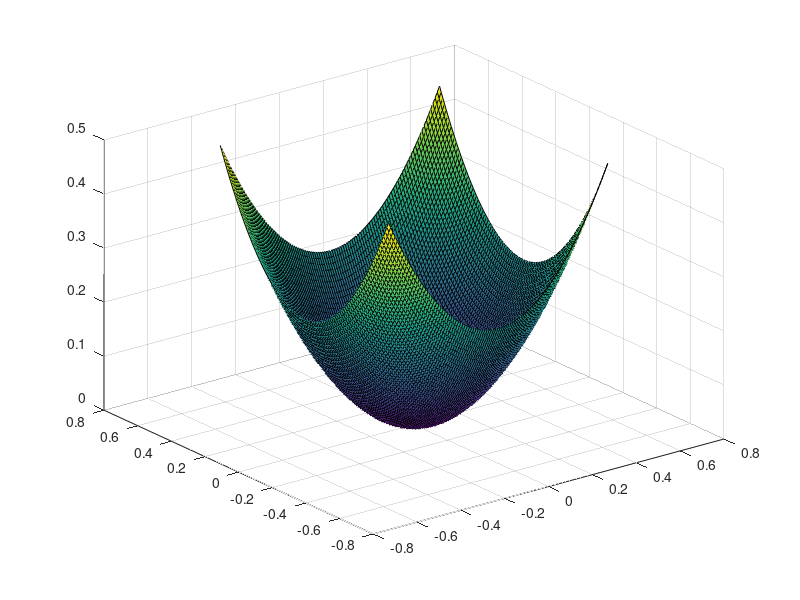

Reproduce this figure in MATLAB. (Note: this script raises an error after producing the figure.)
clear



x = linspace(-0.5, 0.5, 101);
y = x;
z = x;

[X1, Y1] = meshgrid(x, y);

[X2, Z2] = meshgrid(x, z);

[Y3, Z3] = meshgrid(y, z);

Z = zeros(size(X1));


s1 = surf(X1, Y1, Z);

axis(2 * [-1, 1, -1, 1, -1, 1])
axis square

dir = [0, 0, 1];

orig = [-0.5, -0.5, 0];

xline = orig(1) + dir(1) * [1, -1];
yline = orig(2) + dir(2) * [1, -1];
zline = orig(3) + dir(3) * [1, -1];

hold on

p1 = plot3(xline, yline, zline, 'k', 'LineWidth',2);

hold off


% f = (x^2 + y^2) * dmda;


dmda = 1;
da = 0.00001;
dI = (X1.^2 + Y1.^2) * dmda;
surf(X1, Y1, dI);
Isum = dI(1:end-1, 1:end-1) * da;

sum(Isum, 'all')





%%

theta = 5;
for i = 1:3600 / theta
    rotate(s1, dir, theta, orig )
%     direction(3) = dir(3) + 0.01;
    pause(0.05)

end